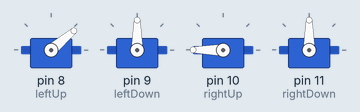
The sketch below on a simulated Arduino Uno, built with avr-gcc and run on an emulated ATmega328P. Shown: 4 × servo.

Above: at 0.05 s.
At 1.05 s:
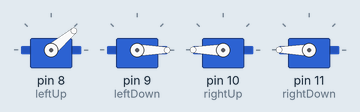
At 1.55 s:
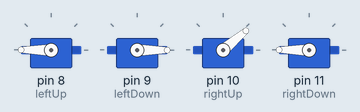
At 2.1 s:
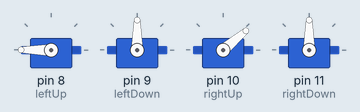
Timing chart, 0 to 4.8 s (numbered marks = the images above):
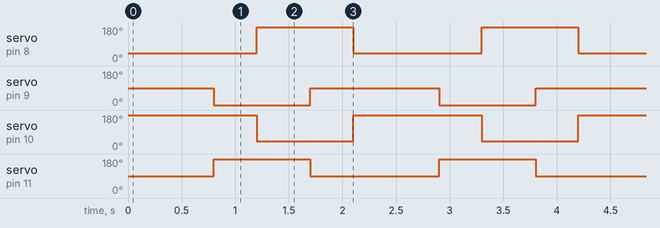

Measured:
- by itself, servo on pin 8 (leftUp): alternates 180° for 0.90 s and 40° for 1.2 s
- by itself, servo on pin 9 (leftDown): alternates 90° for 1.2 s and 0° for 0.90 s
- by itself, servo on pin 10 (rightUp): alternates 180° for 1.2 s and 40° for 0.90 s
- by itself, servo on pin 11 (rightDown): alternates 180° for 0.90 s and 90° for 1.2 s

The sketch:

Walk.ino
```cpp
#include <Servo.h>


Servo leftUp;  // create servo object to control a servo
Servo leftDown;
Servo rightUp, rightDown;


void setup() {
  leftUp.attach(8);  // attaches the servo on pin 9 to the servo object
  leftDown.attach(9);
  rightUp.attach(10);
  rightDown.attach(11);
}

void loop() {
  leftUp.write(40);
  rightUp.write(180);
  leftDown.write(90);
  rightDown.write(90);

  delay(800);


  leftDown.write(0);
  rightDown.write(180);
  delay(400);

  leftUp.write(180);
  rightUp.write(40);
  delay(500);

  leftDown.write(90);
  rightDown.write(90);
  delay(400);

//  leftDown.write(60);
//  rightDown.write(60);
//  delay(500);

}
```
